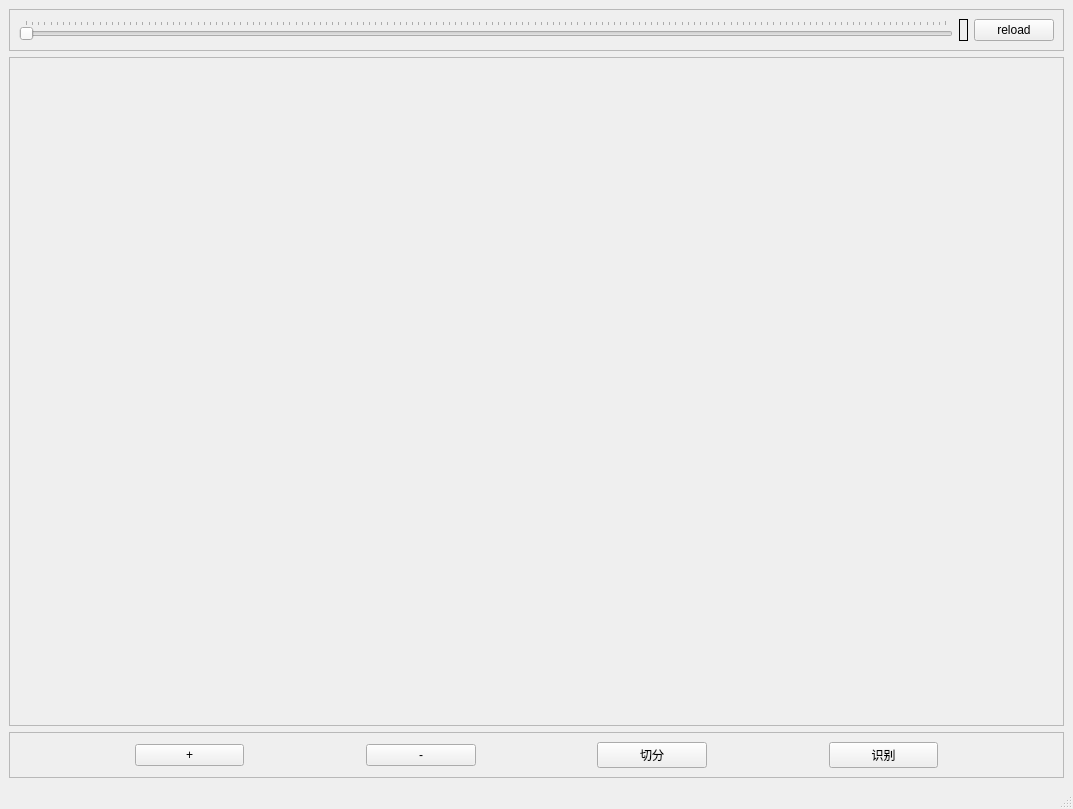
<?xml version="1.0" encoding="UTF-8"?>
<ui version="4.0">
 <class>DrawWindow</class>
 <widget class="QMainWindow" name="DrawWindow">
  <property name="geometry">
   <rect>
    <x>0</x>
    <y>0</y>
    <width>1073</width>
    <height>809</height>
   </rect>
  </property>
  <property name="windowTitle">
   <string>大兄弟</string>
  </property>
  <property name="whatsThis">
   <string>图片处理</string>
  </property>
  <property name="styleSheet">
   <string notr="true">font: 10pt &quot;隶书&quot;;
</string>
  </property>
  <widget class="QWidget" name="centralwidget">
   <layout class="QGridLayout" name="gridLayout_2">
    <item row="1" column="0">
     <widget class="QScrollArea" name="scrollArea">
      <property name="widgetResizable">
       <bool>true</bool>
      </property>
      <widget class="QWidget" name="scrollAreaWidgetContents">
       <property name="geometry">
        <rect>
         <x>0</x>
         <y>0</y>
         <width>1049</width>
         <height>622</height>
        </rect>
       </property>
      </widget>
     </widget>
    </item>
    <item row="0" column="0">
     <widget class="QFrame" name="Frame1">
      <property name="frameShape">
       <enum>QFrame::StyledPanel</enum>
      </property>
      <property name="frameShadow">
       <enum>QFrame::Raised</enum>
      </property>
      <layout class="QGridLayout" name="form1GridLayout">
       <item row="0" column="0">
        <widget class="QSlider" name="ThresBar">
         <property name="minimum">
          <number>100</number>
         </property>
         <property name="maximum">
          <number>250</number>
         </property>
         <property name="singleStep">
          <number>5</number>
         </property>
         <property name="orientation">
          <enum>Qt::Horizontal</enum>
         </property>
         <property name="invertedAppearance">
          <bool>false</bool>
         </property>
         <property name="invertedControls">
          <bool>false</bool>
         </property>
         <property name="tickPosition">
          <enum>QSlider::TicksAbove</enum>
         </property>
         <property name="tickInterval">
          <number>1</number>
         </property>
        </widget>
       </item>
       <item row="0" column="1">
        <widget class="QLabel" name="LbThresV">
         <property name="frameShape">
          <enum>QFrame::Box</enum>
         </property>
         <property name="text">
          <string/>
         </property>
        </widget>
       </item>
       <item row="0" column="2">
        <widget class="QPushButton" name="Btn_ReloadIm">
         <property name="text">
          <string>reload</string>
         </property>
        </widget>
       </item>
      </layout>
     </widget>
    </item>
    <item row="2" column="0">
     <widget class="QFrame" name="frame">
      <property name="frameShape">
       <enum>QFrame::StyledPanel</enum>
      </property>
      <property name="frameShadow">
       <enum>QFrame::Raised</enum>
      </property>
      <layout class="QGridLayout" name="gridLayout">
       <item row="0" column="0">
        <widget class="QLabel" name="label_5">
         <property name="text">
          <string/>
         </property>
        </widget>
       </item>
       <item row="0" column="1">
        <widget class="QPushButton" name="Btn_Up">
         <property name="text">
          <string>+</string>
         </property>
        </widget>
       </item>
       <item row="0" column="2">
        <widget class="QLabel" name="label">
         <property name="text">
          <string/>
         </property>
        </widget>
       </item>
       <item row="0" column="3">
        <widget class="QPushButton" name="Btn_Down">
         <property name="text">
          <string>-</string>
         </property>
        </widget>
       </item>
       <item row="0" column="4">
        <widget class="QLabel" name="label_2">
         <property name="text">
          <string/>
         </property>
        </widget>
       </item>
       <item row="0" column="5">
        <widget class="QPushButton" name="Btn_Cut">
         <property name="text">
          <string>切分</string>
         </property>
        </widget>
       </item>
       <item row="0" column="6">
        <widget class="QLabel" name="label_3">
         <property name="text">
          <string/>
         </property>
        </widget>
       </item>
       <item row="0" column="7">
        <widget class="QPushButton" name="Btn_Recn">
         <property name="text">
          <string>识别</string>
         </property>
        </widget>
       </item>
       <item row="0" column="8">
        <widget class="QLabel" name="label_4">
         <property name="text">
          <string/>
         </property>
        </widget>
       </item>
      </layout>
     </widget>
    </item>
   </layout>
  </widget>
  <widget class="QStatusBar" name="statusbar"/>
  <widget class="QMenuBar" name="menubar">
   <property name="geometry">
    <rect>
     <x>0</x>
     <y>0</y>
     <width>1073</width>
     <height>23</height>
    </rect>
   </property>
  </widget>
 </widget>
 <resources/>
 <connections/>
</ui>
